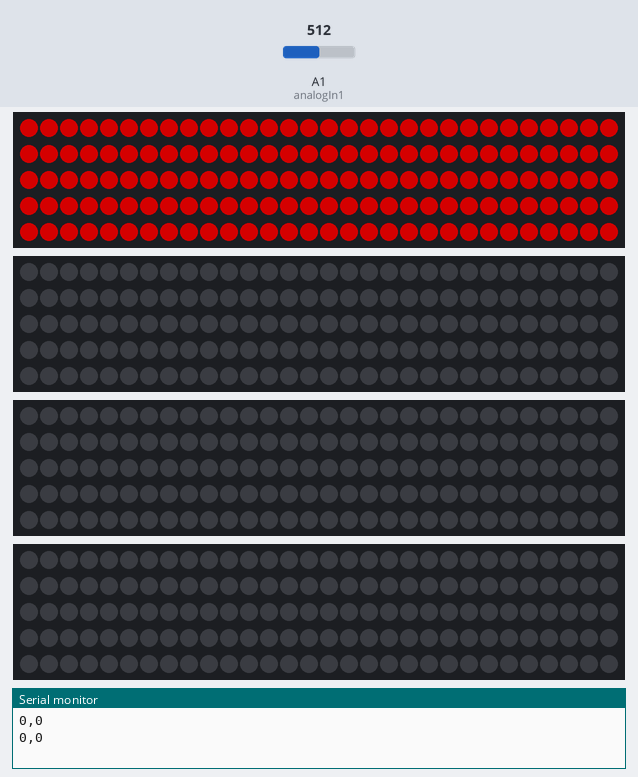
This sketch was run on a simulated Arduino Leonardo, built with avr-gcc and run on an emulated ATmega32U4. Parts: 4 × 150 RGB LEDs in strip order, left to right, continuing on the next row, the last lines printed to the serial monitor. The test bench sets the inputs (shaded band); at power-on: A1 (analogIn1) = 512. Dim RGB values are drawn brighter than linear; colours are those a GRB WS2812 strip shows for the declared byte order.

Above: at 1.2 s.
1.3 s: A1 (analogIn1) set to 111
2.8 s: A1 (analogIn1) set to 91
At 4.0 s:
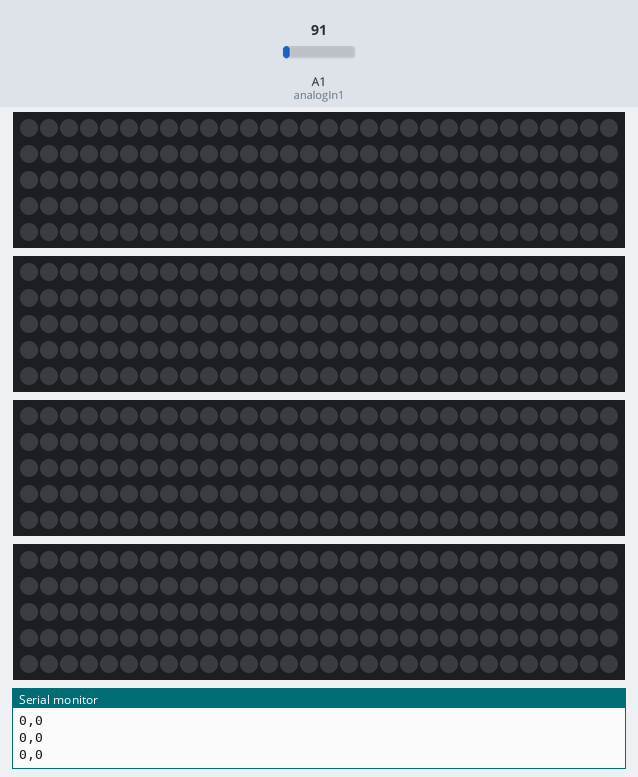
4.3 s: A1 (analogIn1) set to 110
At 5.5 s:
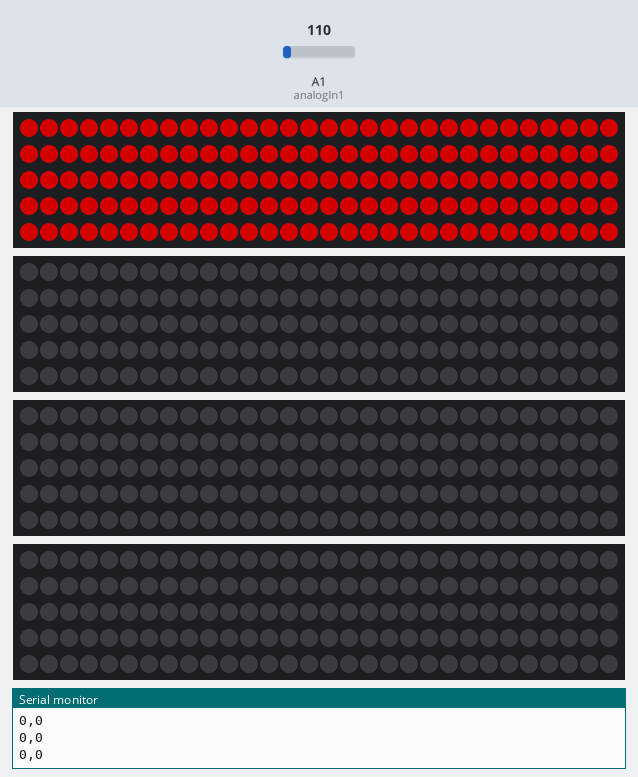
5.8 s: A1 (analogIn1) set to 90
At 6.8 s:
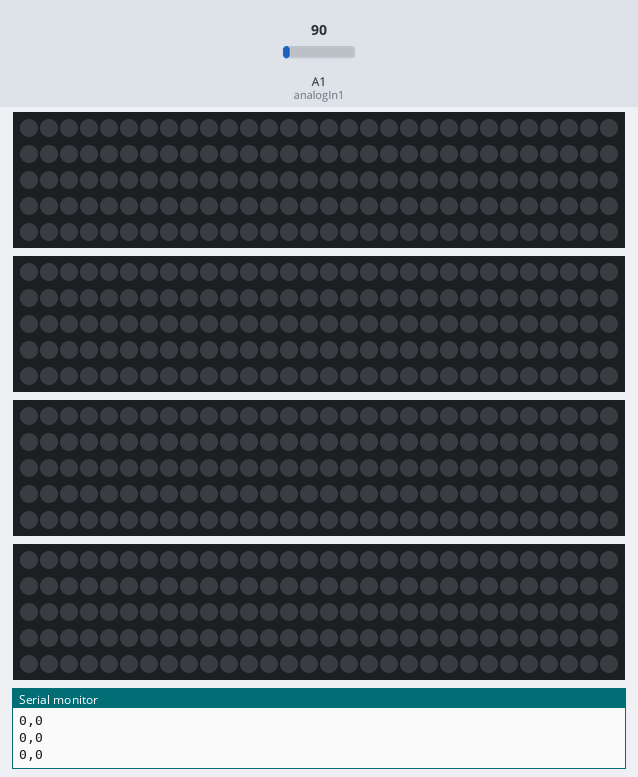
Timing chart, 0 to 8.3 s (numbered marks = the images above; inputs shaded):
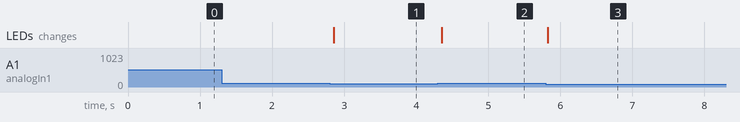

Measured:
- the behaviour switches between 101 and 100 on A1 (analogIn1) (found by bisection; images 0 and 1)
- after the input at 2.8 s, the LEDs: change after 0.06 s (image 1)
- after the input at 4.3 s, the LEDs: change after 0.06 s (image 2)
- after the input at 5.8 s, the LEDs: change at once (image 3)

The sketch:

OpenDrumLights.ino
```cpp
#include "MIDIUSB.h"
#include "FastLED.h"

//piezo inputs
#define analogIn1 1
#define analogIn2 2
#define analogIn3 3
#define analogIn4 4
#define threshold 100
int val1 = 0;
int val2 = 0;
int val3 = 0;
int val4 = 0;

int r = 0;
int lastHit = 0;
#define timeout 500

//led outputs
#define pwmLEDout1 2
#define pwmLEDout2 3
#define pwmLEDout3 4
#define pwmLEDout4 5
#define NUM_LEDS 150
CRGB leds1[NUM_LEDS];
CRGB leds2[NUM_LEDS];
CRGB leds3[NUM_LEDS];
CRGB leds4[NUM_LEDS];


//midi outputs


void setup()
{
  Serial.begin(9600);
  pinMode(pwmLEDout1, OUTPUT);
  pinMode(pwmLEDout2, OUTPUT);
  pinMode(pwmLEDout3, OUTPUT);
  pinMode(pwmLEDout4, OUTPUT);
  FastLED.addLeds<WS2812B, pwmLEDout1>(leds1, NUM_LEDS);
  FastLED.addLeds<WS2812B, pwmLEDout2>(leds2, NUM_LEDS);
  FastLED.addLeds<WS2812B, pwmLEDout3>(leds3, NUM_LEDS);
  FastLED.addLeds<WS2812B, pwmLEDout4>(leds4, NUM_LEDS);
}


void loop()
{

  //read inputs
  val1 = analogRead(analogIn1);
  val2 = 0;//analogRead(analogIn2);
  val3 = 0;//analogRead(analogIn3);
  val4 = 0;//analogRead(analogIn4);

  //val1 = val2 = val3 = val4 = 101;


  if (val1 > threshold) {

    //digitalWrite(ledPin, HIGH);
    //FastLED.showColor(CRGB::White);
    //int red = random(255);
    //int green = random(255);
    //int blue = random(255);

    if (millis() - lastHit > timeout) {
      lastHit = millis();

      if (r == 0) {
        r == 1;
      } else {
        r == 0;
      }
      Serial.print(millis() - lastHit);
      Serial.print(",");
      Serial.println(r);
    }

    if (r == 0) {
      for (int i = 0; i < NUM_LEDS; i++) {
        leds1[i] = CRGB::Green;
      }
    } else {
      for (int i = 0; i < NUM_LEDS; i++) {
        leds1[i] = CRGB::Black;
      }
    }

    noteOn(0, 48, 100);

  } else {
    //digitalWrite(ledPin, LOW);
    //FastLED.showColor(CRGB::Black);
    for (int i = 0; i < NUM_LEDS; i++) {
      leds1[i] = CRGB::Black;
    }

    noteOff(0, 48, 100);
  }

  if (val2 > threshold) {
    //digitalWrite(ledPin, HIGH);
    //FastLED.showColor(CRGB::White);
    for (int i = 0; i < NUM_LEDS; i++) {
      leds2[i] = CRGB::Green;
    }

    noteOn(0, 49, 100);
  } else {
    //digitalWrite(ledPin, LOW);
    //FastLED.showColor(CRGB::Black);
    for (int i = 0; i < NUM_LEDS; i++) {
      leds2[i] = CRGB::Black;
    }

    noteOff(0, 49, 100);
  }


  if (val3 > threshold) {
    for (int i = 0; i < NUM_LEDS; i++) {
      leds3[i] = CRGB::Red;
    }
    noteOn(0, 50, 100);
  } else {
    for (int i = 0; i < NUM_LEDS; i++) {
      leds3[i] = CRGB::Black;
    }

    noteOff(0, 50, 100);
  }

  if (val4 > threshold) {
    for (int i = 0; i < NUM_LEDS; i++) {
      leds4[i] = CRGB::Blue;
    }

    noteOn(0, 51, 100);
  } else {
    for (int i = 0; i < NUM_LEDS; i++) {
      leds4[i] = CRGB::Black;
    }

    noteOff(0, 51, 100);
  }

  FastLED.show();

  /*
    Serial.print(val1);
    Serial.print(",");
    Serial.print(val2);
    Serial.print(",");
    Serial.print(val3);
    Serial.print(",");
    Serial.println(val4);*/
  //Serial.print(lastHit);
  //Serial.print(",");
  //Serial.println(r);
}

void noteOn(byte channel, byte pitch, byte velocity) {
  midiEventPacket_t noteOn = {0x09, 0x90 | channel, pitch, velocity};
  MidiUSB.sendMIDI(noteOn);
}

void noteOff(byte channel, byte pitch, byte velocity) {
  midiEventPacket_t noteOff = {0x08, 0x80 | channel, pitch, velocity};
  MidiUSB.sendMIDI(noteOff);
}
```
